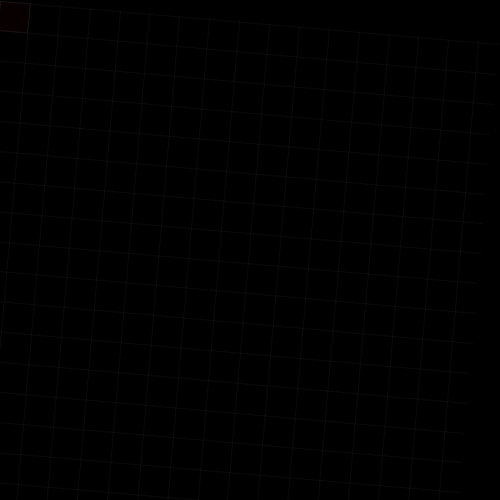
Frame 1 (no input)
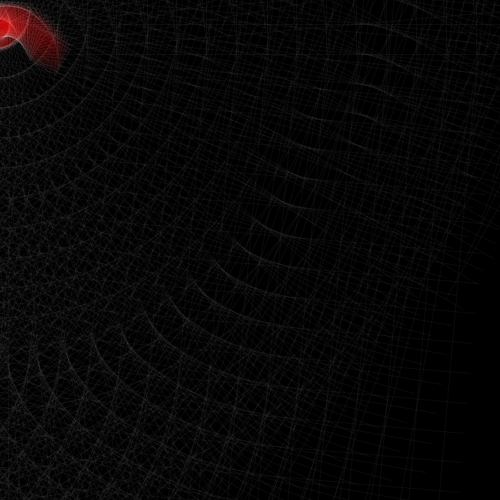
Frame 60 (the mouse pressed at the canvas centre just before this capture)
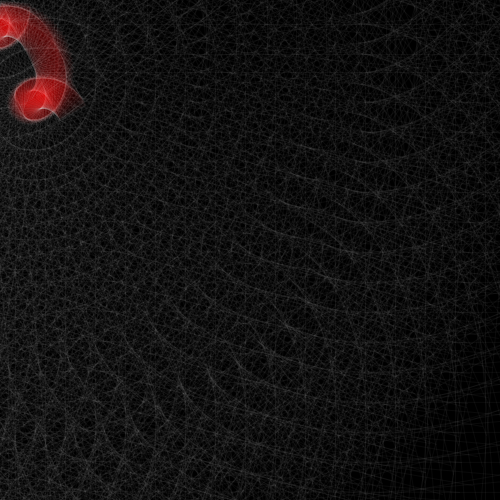
Frame 120 (the mouse held since frame 60 and released just before this capture)

The Processing sketch that drew these frames (run headless with seeded random() and noise(); from frame 60 on, the mouse is pressed at the canvas centre):

// Processing sketch: processing_73208
// ── processing_73208.pde

// Transformações
// Rotate, Translate, Scale
float px, py, angulo;

void setup() {
  size(500, 500);
  background(0);
  stroke(255, 10);
  fill(255, 0, 0, 8);
  px = 0;
  py = 0;
  angulo = 0;
  frameRate(20);
}
void draw() {
  // background(0);
  px += 0.5;
  py += 1;
  angulo += 5;
  //translate(250,250);
  translate(px,py);
  rotate(radians(angulo));
  for (int i=0; i<500; i+=30){
    line(i, 0, i, 500);
    line(0, i, 500, i);
  }
  rect (0,0,30,30); 
}
